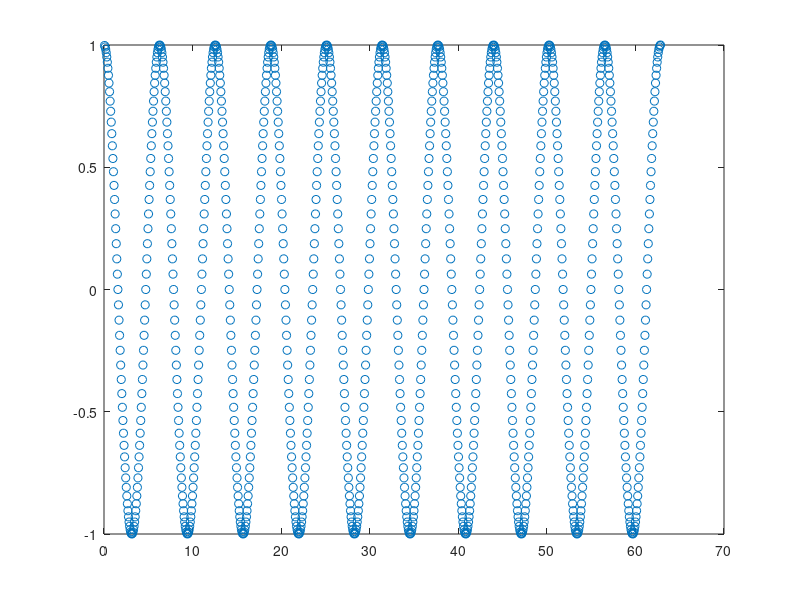
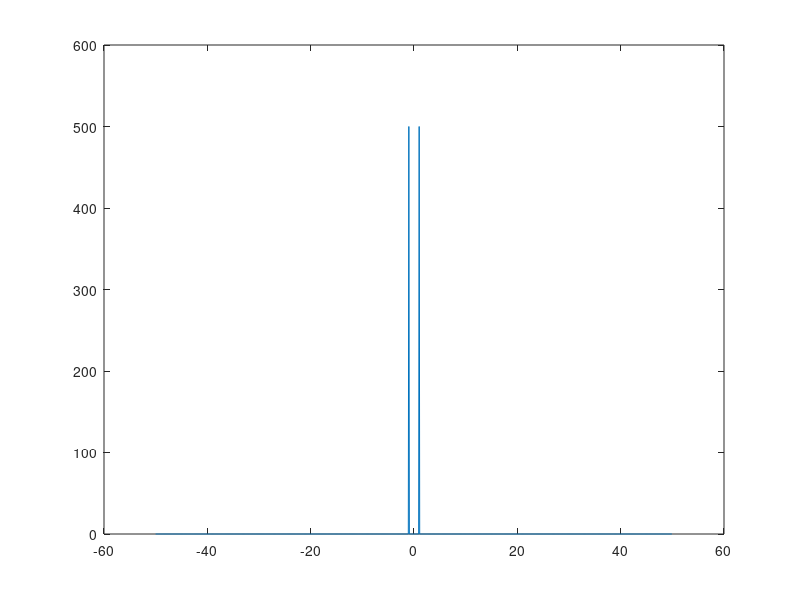
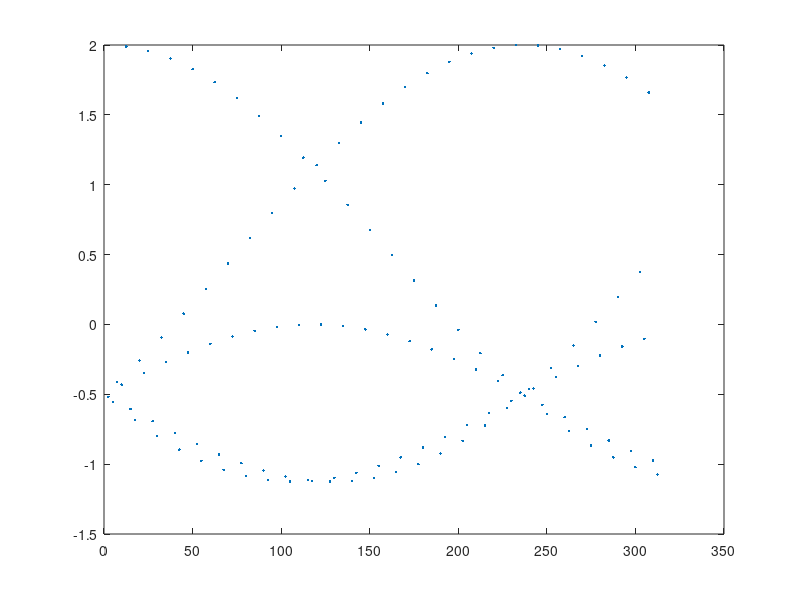
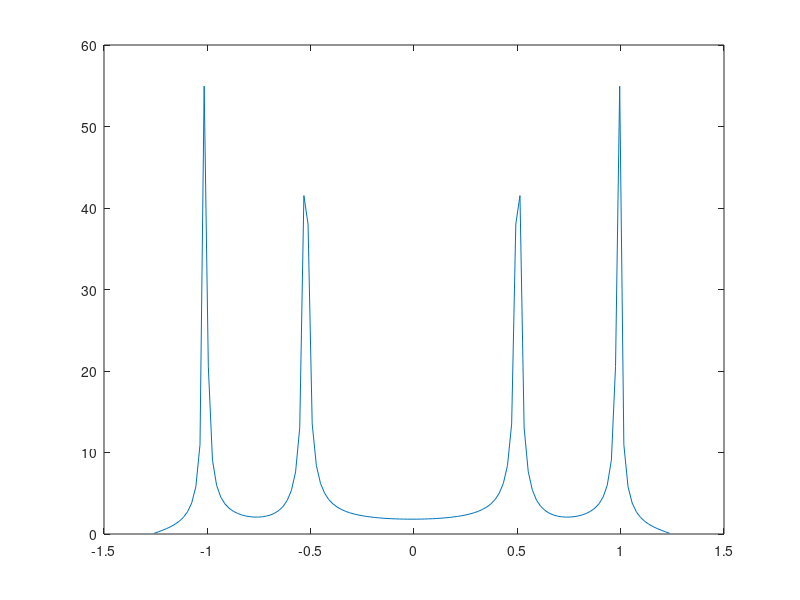

These charts were generated, in order, by the following MATLAB code: (Note: this script raises an error after producing the figures.)
% 1000 points
% 2 period range
periods = 10; 
dx = periods*2*pi/1000; 
x = dx:dx:(2*periods*pi); 
y = cos(x); 

y_ft = fftshift(fft(y)); 
dx_ft = 1/x(end); 
x_ft = ((1:1000)-500)*dx_ft - dx_ft; 

figure; plot(x, y, 'o'); 
figure; plot(x_ft*2*pi, abs(y_ft)); 

%% use specific sample rate
% periods = 10; 
% xrate = 35; 
periods = 50; 
xrate = 0.4; 
dx = 1/xrate; 
x = dx:dx:(2*pi*periods); 
y = cos(x) + cos(2*x); 
numpts = numel(x); 

y_ft = fftshift(fft(y)); 
dx_ft = 1/(x(end) - x(1)); 
% x_ft = ((1:numpts)-numpts/2)*dx_ft - dx_ft; 
x_ft = ((1:numpts)-1 - numpts/2)*xrate/numpts; 

figure; plot(x, y, '.'); 
figure; plot(x_ft*2*pi, abs(y_ft)); 

%%
c = 2.998e8; 
l = 810e-9; 
f = c/l; 
w = 2*pi*f; 

stage = 4e-6; 
distance = 2*stage; 
time = distance/c; 
oscillations = time*2*f

dt = 2*0.018e-6/c
rate = oscillations / dt / 2/w

%% check phase retention

% create desired spectrum w/ phase
dw = 0.05; 
wlim = 100; 
warray = -wlim:dw:wlim; 
% bandwidth 0.05w
% flat phase for w, sloped phase for 2w
bw = 0.05; 
% spectrum_1 = exp(-(warray - 1).^2/(2*bw^2)) .* exp(-1j*pi) ...
%            + exp(-(warray + 1).^2/(2*bw^2)) .* exp(1j*pi) ...
%            + exp(-(warray-2).^2/(2*bw^2)) .* exp(-1j*(warray-2)) ...
%            + exp(-(warray+2).^2/(2*bw^2)) .* exp(1j*(warray+2)); 

spectrum_1 = exp(-(warray - 1).^2/(2*bw^2)) ...
           + exp(-(warray + 1).^2/(2*bw^2));
%                 + exp(-(warray-2).^2/(2*bw^2)) ...
%            + exp(-(warray+2).^2/(2*bw^2)); 

figure; hold on; 
yyaxis right
plot(warray, abs(spectrum_1)); 
ylabel('amplitude'); 
yyaxis left
plot(warray, unwrap(angle(spectrum_1))); 
ylabel('phase'); 
xlabel('w');
title('original spectrum'); 
goodplot(); 

tarray = (-1/dw):(1/wlim):(1/dw); 
spectrum_ft_1 = ifft(spectrum_1); 

figure; hold on; 
plot(tarray, ifftshift(real(spectrum_ft_1))); 

%%
oscillations = 1/dw; 
sample_rate_1 = numel(tarray)/oscillations; 

sample_rate_2 = floor(sample_rate_1)/2; 
numpts_2 = sample_rate_2 * oscillations; 
skip = floor(numel(tarray)/numpts_2); 
tarray_2 = tarray(1:skip:end); 
spectrum_ft_2 = spectrum_ft_1(1:skip:end); 

figure; hold on; 
plot(tarray_2(1:end), fftshift(real(spectrum_ft_2))); 

dt_2 = tarray_2(2)-tarray_2(1); 
warray_2 = (-1/dt_2):(2/(tarray_2(end)-tarray_2(1))):(1/dt_2); 
spectrum_2 = fft(real(spectrum_ft_2)); 

figure; hold on; 
yyaxis right; 
plot(warray_2, fftshift(abs(spectrum_2))); 
ylabel('amplitude'); 
yyaxis left; 
plot(warray_2, fftshift(unwrap(angle(spectrum_2)))); 
ylabel('phase'); 
xlabel('w'); 



